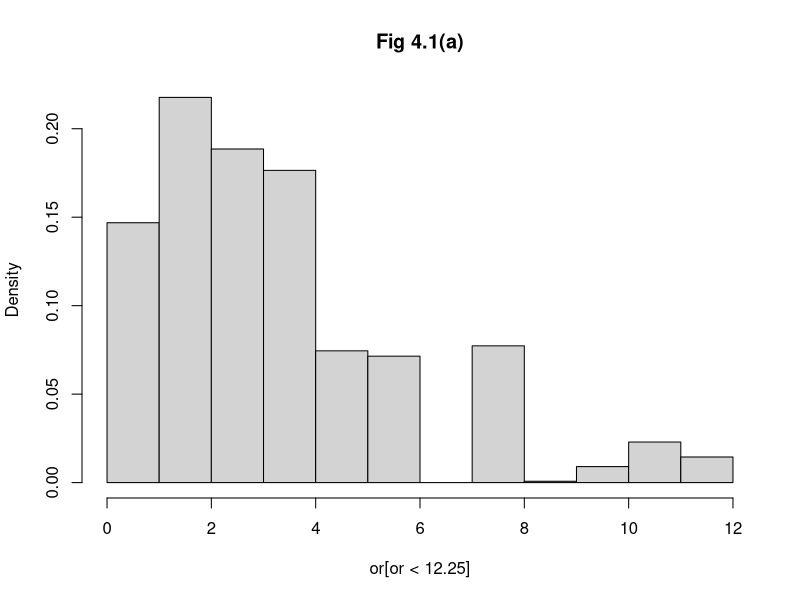
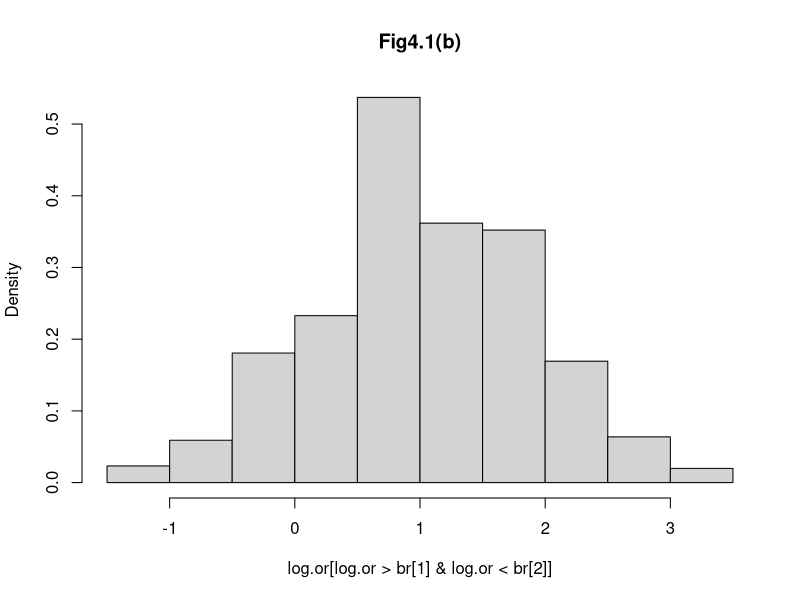
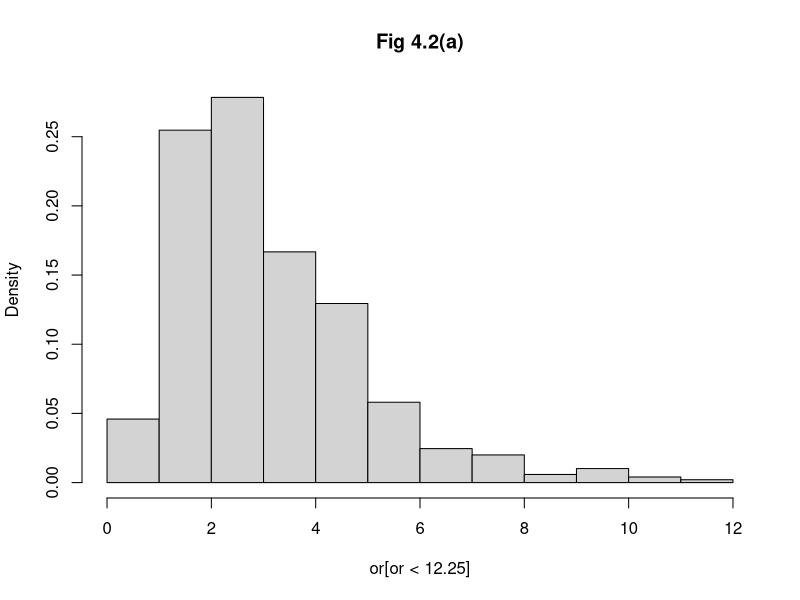
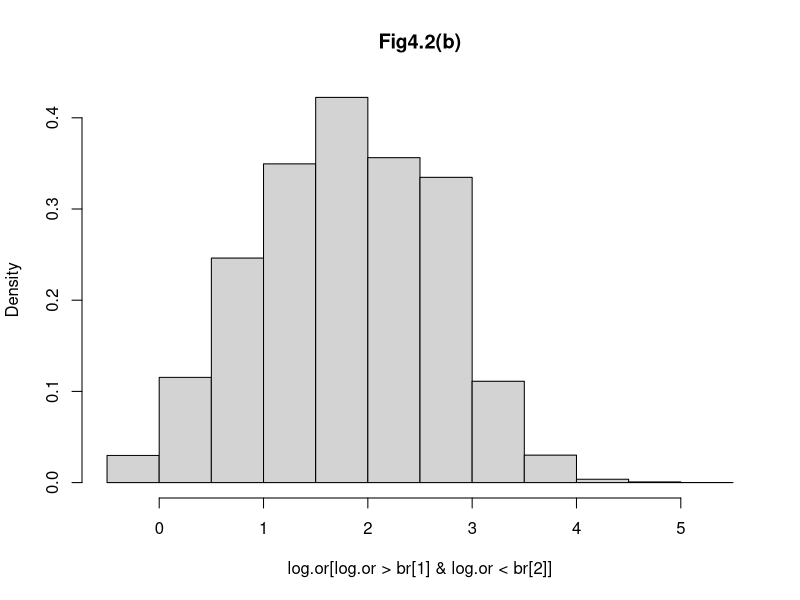

The R script that drew these images, in order:
# Biostats in epidemiology
# ch 4 work



# Section 4.1 -------------------------------------------------------------

# log-odds trransformation

a1 <- rbinom(1e5, size = 10, prob = 0.4)
a2 <- rbinom(1e5, size = 25, prob = 0.2)
or <- (a1*(25 - a2)) / (a2*(10 - a1))
log.or <- log((a1*(25 - a2))) - log((a2*(10 - a1)))

# figs 4.1(a) and 4.1(b)
hist(or[or < 12.25], freq = FALSE, breaks = 10, main="Fig 4.1(a)")
br <- quantile(log.or, probs = c(0.01, 0.99), na.rm = TRUE)
hist(log.or[log.or > br[1] & log.or < br[2]], freq = FALSE, breaks = 10, main="Fig4.1(b)")


a1 <- rbinom(1e5, size = 25, prob = 0.4)
a2 <- rbinom(1e5, size = 50, prob = 0.2)
or <- (a1*(50 - a2)) / (a2*(25 - a1))
log.or <- log((a1*(25 - a2))) - log((a2*(10 - a1)))

# figs 4.2(a) and 4.2(b)
hist(or[or < 12.25], freq = FALSE, breaks = 10, main="Fig 4.2(a)")
br <- quantile(log.or, probs = c(0.01, 0.99), na.rm = TRUE)
hist(log.or[log.or > br[1] & log.or < br[2]], freq = FALSE, breaks = 10, main="Fig4.2(b)")

# log(OR) should be reasonably symmetric provided the means of the component
# distributions are 5 or more.

# confidence intervals

# example 4.1
# table 4.3
# antibody-diarrhea
antibody <- matrix(c(12,2,7,9),ncol=2, dimnames = list(diarrhea = c("yes","no"), antibody=c("low","high")))
antibody
addmargins(antibody)

binom.test(12, 14)
binom.test(7, 16)

library(epitools)
or.out <- oddsratio(t(antibody), rev="both", method="wald", verbose = T)
or.out

# table 4.4
expected(antibody)

# Pearson (provided in output of oddsratio as "chi.square")
chi_p <- sum(((antibody - expected(antibody))^2)/expected(antibody))
pchisq(chi_p, df = 1, lower.tail = FALSE)
# or do this
chisq.test(antibody, correct = F)

# Wald
chi_w <- (log(or.out$measure[2,1])^2)*(1/(sum(1/expected(antibody))))
pchisq(chi_w, df = 1, lower.tail = FALSE)

# likelihood ratio
chi_lr <- 2*sum(antibody*log(antibody/expected(antibody)))
pchisq(chi_lr, df = 1, lower.tail = FALSE)

# example 4.2
breast <- matrix(c(23,25,31,113),ncol=2, dimnames = list(survival = c("dead","alive"), 
                                                      receptor.level=c("low","high")))
breast
oddsratio(t(breast), re="both", method = "wald", verbose=TRUE)

# potential impact of misclassification
# solving equations at bottom of p. 99; displayed in Table 4.5(b)
lhs <- matrix(c(0.9, 0.01, 0.1, 0.99), nrow = 2, byrow = TRUE)
rhs <- matrix(c(23,25),ncol=1)
low <- solve(lhs, rhs)

lhs <- matrix(c(0.9, 0.01, 0.1, 0.99), nrow = 2, byrow = TRUE)
rhs <- matrix(c(31,113),ncol=1)
high <- solve(lhs, rhs)

breastb <- cbind(low, high)
oddsratio(t(breastb), rev = "both", method = "wald")

# section 4.2 -------------------------------------------------------------

# exact conditional methods for a single 2 x 2 table

# 

# table 4.9
dhyper(x = 1:3, m = 3, n = 2, k = 3)

# example 4.3
t48 <- matrix(c(2,1,1,1), ncol = 2, dimnames = list(disease = c("yes", "no"), exposure = c("yes","no")))
addmargins(t48)
oddsratio(t(t48), rev = "both", method = "fisher")

# table 4.10
antibody
round(dhyper(x = 3:14, m = 19, n = 11, k = 14),4)*100
round(phyper(q = 3:14, m = 19, n = 11, k = 14),4)*100
round(phyper(q = (3:14) - 1, m = 19, n = 11, k = 14, lower.tail = FALSE),4)*100

# example 4.4
oddsratio(t(antibody), rev="both", method = "fisher")
fisher.test(antibody)
# getting the p-value "manually"
phyper(q = 11, m = 19, n = 11, k = 14, lower.tail = FALSE) + phyper(q = 5, m = 19, n = 11, k = 14)


# exact confidence intervals tend to be wider than asymptotic ones. 
# exact p-values are generally larger than their asymptotic counterparts.

# example 4.5
oddsratio(t(breast), rev = "both", method = "fisher")


# 4.3 ---------------------------------------------------------------------

# asymptotic conditional methods for a single 2 x 2 table

# example 4.6
oddsratio(t(t48), rev = "both", method = "fisher")

# example 4.7
oddsratio(t(antibody), rev = "both", method = "fisher")

MH <- ((12 - expected(antibody)[1])^2)/((14*16*11*19)/(30^2*29))
pchisq(MH, df = 1, lower.tail = FALSE)

# example 4.8
addmargins(breast)
oddsratio(t(breast), rev = "both", method = "fisher")
# explicit CI
r1 <- 48
r2<- 144
m1 <- 54
m2 <- 138
l <- max(0, r1 - m2) 
u <- min(r1, m1)
a1 <- 23
chat <- sum(choose(n = r1, k = l:u)*choose(r2, m1 - l:u)*3.329255^(l:u))
vhat <- sqrt(sum((l:u - a1)^2*choose(n = r1, k = l:u)*choose(r2, m1 - l:u)*3.329255^(l:u))/chat)
exp(log(3.329255) + c(-1,1)*qnorm(p = 0.975)/vhat)


# 4.6 ---------------------------------------------------------------------


choose(10,2)
1/20*45
t416 <- matrix(c(7,60,26,70,21,8),ncol=3,
              dimnames = list(survival=c("dead","alive"), stage=c("I","II","III")))
# table 4.16
addmargins(t416)
table.margins(t416)

# table 4.17
oddsratio(x = t(t416), rev = "columns", method = "wald")

library(coin)
cmh_test(as.table(t416))
chisq_test(as.table(t416))
chisq.test(x = t416) # same thing

ct <- chisq_test(as.table(t416),
                  scores = list("stage" = c(1,2,3)))
statistic(ct)^2


# table 4.18
t416e <- expected(t416)

# test for linear trend
# example 4.11 work
num <- sum(c(1,2,3)*(t416[1,] - t416e[1,]))^2
den <- sum(c(1,2,3)^2*t416e[1,]) - (sum(c(1,2,3)*t416e[1,])^2)/sum(t416[1,])
((sum(t416) - 1)/sum(t416[2,]))*(num/den)

# using the lbl_test in coin package
lbl_test(as.table(t416), scores = list("stage" = c(1,2,3)))
tout <- lbl_test(as.table(t416), scores = list("stage" = c(1,2,3)))
statistic(tout)^2

tout <- lbl_test(as.table(t416), scores = list("stage" = c(1,2,5)))
statistic(tout)^2

# see also the prop.trend.test in base R
prop.trend.test(x = c(7,26,21), n = c(67, 96, 29))
# slightly different answer
